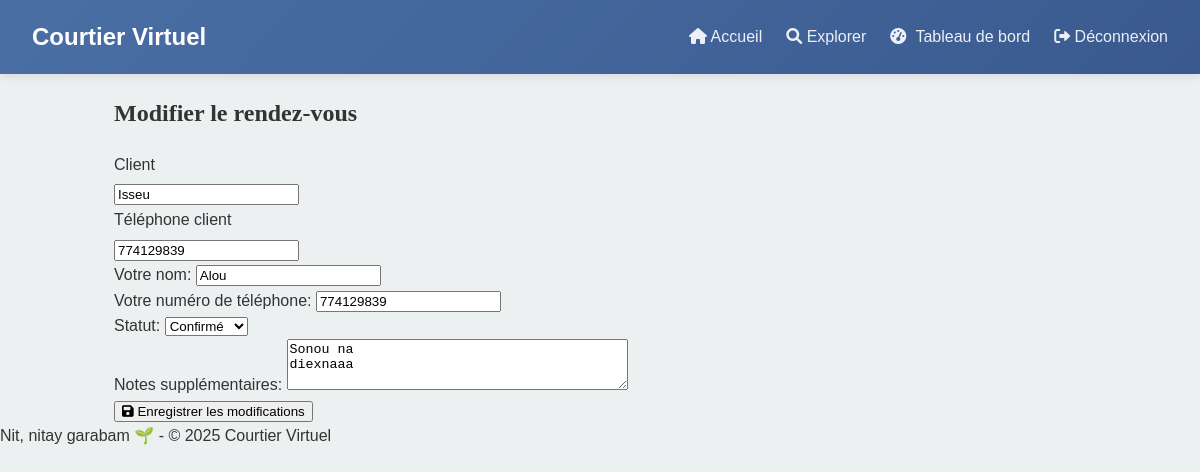
Screenshot of /rendezvous/20/modifier/ (signed in) with the database file from the repository.
### core/models.py (models this page shows, shortened)
class RendezVous(models.Model):
    annonce = models.ForeignKey('Annonce', on_delete=models.CASCADE, verbose_name="Annonce concernée")
    client = models.ForeignKey(User, on_delete=models.CASCADE, verbose_name="Client")
    date_rdv = models.DateTimeField(verbose_name="Date et heure")
    duree = models.PositiveIntegerField(
        default=30,
        validators=[MinValueValidator(15), MaxValueValidator(120)],
        verbose_name="Durée (minutes)"
    )
    client_phone = models.CharField("Téléphone du client", max_length=20, blank=True)
    client_name = models.CharField("Nom complet du client", max_length=100, blank=True)
    proprietaire_phone = models.CharField("Téléphone du propriétaire", max_length=20, blank=True)
    proprietaire_name = models.CharField("Nom du propriétaire", max_length=100, blank=True)
    STATUT_CHOICES = [
        ('en_attente', 'En attente'),
        ('confirme', 'Confirmé'),
        ('annule', 'Annulé'),
    ]
    statut = models.CharField(
        max_length=20,
        choices=STATUT_CHOICES,
        default='en_attente',
        verbose_name="Statut"
    )
    notes = models.TextField(blank=True, verbose_name="Notes supplémentaires")
    class Meta:
        verbose_name = "Rendez-vous"
        verbose_name_plural = "Rendez-vous"
        ordering = ['date_rdv']

class User(AbstractUser):
    ROLE_CHOICES = (
        ('client', 'Client'),
        ('proprietaire', 'Propriétaire'),
    )
    role = models.CharField(max_length=20, choices=ROLE_CHOICES, default='client')
    groups = models.ManyToManyField(
        Group,
        related_name='custom_user_groups',
        blank=True,
        help_text='The groups this user belongs to.',
        related_query_name='user',
    )
    user_permissions = models.ManyToManyField(
        Permission,
        related_name='custom_user_permissions',
        blank=True,
        help_text='Specific permissions for this user.',
        related_query_name='user',
    )

### core/views.py (the view, shortened to what this page needs)
# urls.py: path('rendezvous/<int:pk>/modifier/', RendezVousUpdateView.as_view(), name='modifier_rendezvous'),
class RendezVousUpdateView(LoginRequiredMixin, UpdateView):
    form_class = RendezVousUpdateForm
    template_name = 'core/proprietaire/rendezvous_update.html'
    model = RendezVous
    queryset = RendezVous.objects.all()  # Base queryset
    def get_queryset(self):
        qs = super().get_queryset()
        return qs.filter(annonce__proprietaire=self.request.user)

### core/forms.py
class RendezVousUpdateForm(forms.ModelForm):
    proprietaire_phone = forms.CharField(
        label="Votre numéro de téléphone",
        required=True,
        widget=forms.TextInput(attrs={
            'placeholder': 'Pour que le client puisse vous contacter',
            'class': 'form-control'
        })
    )
    proprietaire_name = forms.CharField(
        label="Votre nom",
        required=True,
        widget=forms.TextInput(attrs={'class': 'form-control'})
    )
    class Meta:
        model = RendezVous
        fields = ['statut', 'proprietaire_phone', 'proprietaire_name', 'notes']
        widgets = {
            'statut': forms.Select(attrs={'class': 'form-control'}),
            'notes': forms.Textarea(attrs={
                'rows': 3,
                'class': 'form-control',
                'placeholder': 'Informations complémentaires...'
            }),
        }

### core/templates/core/proprietaire/rendezvous_update.html (shortened to what this page needs)
{% extends "core/base.html" %}
{% block content %}
<div class="container mt-4">
    <h2 class="mb-4">Modifier le rendez-vous</h2>
    <div class="card">
        <div class="card-body">
            <form method="post">
                <div class="row mb-3">
                    <div class="col-md-6">
                        <label class="form-label">Client</label>
                        <input type="text" class="form-control"
                               value="{{ object.client.username }}" readonly>
                    </div>
                    <div class="col-md-6">
                        <label class="form-label">Téléphone client</label>
                        <input type="text" class="form-control"
                               value="{{ object.client_phone }}" readonly>
                    </div>
                </div>
                <div class="row mb-3">
                    <div class="col-md-6">
                        {{ form.proprietaire_name.label_tag }}
                        {{ form.proprietaire_name }}
                    </div>
                    <div class="col-md-6">
                        {{ form.proprietaire_phone.label_tag }}
                        {{ form.proprietaire_phone }}
                    </div>
                </div>
                <div class="row mb-3">
                    <div class="col-md-6">
                        {{ form.statut.label_tag }}
                        {{ form.statut }}
                    </div>
                </div>
                <div class="mb-3">
                    {{ form.notes.label_tag }}
                    {{ form.notes }}
                </div>
                <button type="submit" class="btn btn-primary">
                    <i class="fas fa-save"></i> Enregistrer les modifications
                </button>
            </form>
        </div>
    </div>
</div>
{% endblock %}

### core/static/core/css/style.css (style rules this page uses)
:root { --primary: #2c3e50; --secondary: #34495e; --accent: #3498db; --light: #ecf0f1; --white: #ffffff; --text: #333333; --shadow: 0 4px 6px rgba(0, 0, 0, 0.1); --transition: all 0.3s ease; }
body { font-family: 'Montserrat', sans-serif; color: var(--text); line-height: 1.6; margin: 0; padding: 0; background-color: var(--light); }
.container { width: 90%; max-width: 1200px; margin: 0 auto; padding: 0 20px; }
h1, h2, h3 { font-family: 'Playfair Display', serif; font-weight: 600; }
.form-label { font-weight: 500; margin-bottom: 0.25rem; display: block; }

### rows the page displays
RendezVous: client.username "Isseu", client_phone "774129839", proprietaire_name "Alou", proprietaire_phone "774129839", statut "Confirmé", notes "Sonou na diexnaaa"
